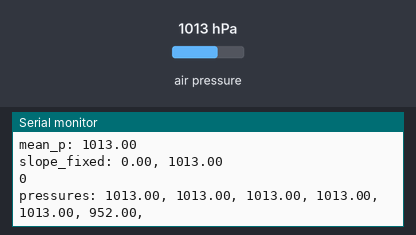
Recording of a sketch running on a simulated ESP32. On the bench: the last lines printed to the serial monitor. Inputs (shaded band) come from the test bench; at power-on: air pressure 1013 hPa.

Above: at 1.2 s.
1.3 s: air pressure set to 952 hPa
At 1.51 s:
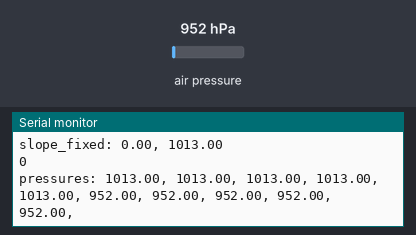
3.5 s: air pressure set to 975 hPa
At 3.87 s:
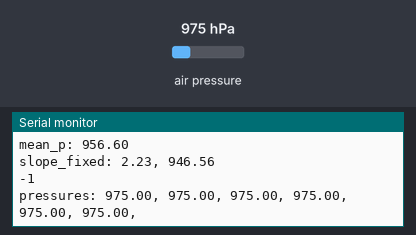
Timing chart, 0 to 6.5 s (numbered marks = the images above; inputs shaded):
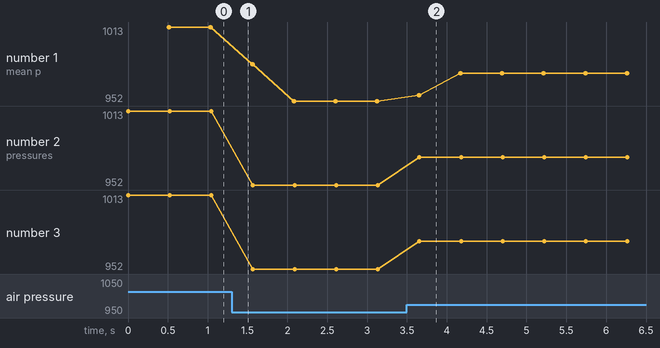

The sketch:

PressureTest_2.ino
```cpp
#include <Wire.h>
#include <Adafruit_Sensor.h>
#include <Adafruit_BME280.h>
#include <math.h>
Adafruit_BME280 bme;

const int data_amount = 10;           // データ取得量
const int sensor_dist = 50;           // センサの取得間隔[ms]
const float press2height = -10/1.2;   // 気圧から高度に変換する比率

const float base = 0.5;               // 暫定の比較基準[m/s]

struct Slope{
  float a;      // 近似直線の傾き
  float b;      // 近似直線の切片
};

void setup() {
  Serial.begin(115200);
  Wire.begin(21, 22); // sda, scl
  bool status;
  status = bme.begin(0x76);
  while (!status) {
    Serial.println("BME280 sensorが使えません");
    delay(1000);
  }
}

void loop() {
  int current_trend = get_trend(base);
  Serial.println(current_trend);
}

/* 近似直線の傾きと切片を求める */
Slope get_slope(float datas[], int data_length, float mean_i, float mean_d){  // (配列、配列の長さ、インデックス平均、データ平均)
  Slope slope;
  float covariance = 0;                   // インデックスとデータの共分散(*データ数)
  float variance_i = 0;                   // インデックスの分散(*データ数)

  for (int i=0; i<data_amount; i++) {
    float res_i = i - mean_i;             // インデックスの偏差
    float res_d = datas[i] - mean_d;      // データの偏差
    covariance += res_i * res_d;
    variance_i += res_i * res_i;
  }
  slope.a = covariance / variance_i;      // 傾き
  slope.b = mean_d - slope.a * mean_i;    // 切片

  return slope;
}

/* 現在の上昇状態を求める */
int get_trend(float base) {
  // 気圧を取得し、インデックスと気圧の平均値を求める
  float pressures[data_amount];           // 気圧データ
  float mean_i = (data_amount - 1) / 2;   // インデックスの平均値 (除外がないのでデータ数/2)
  float mean_p = 0;                       // 気圧の平均値
  Serial.print("pressures: ");

  for (int i=0; i<data_amount; i++) {
    pressures[i] = bme.readPressure() / 100.0F;
    mean_p += pressures[i];

    Serial.print(pressures[i]);
    Serial.print(", ");
    delay(sensor_dist);                   // センサの取得間隔
  }
  mean_p /= data_amount;

  Serial.println();
  Serial.print("mean_p: ");
  Serial.println(mean_p);


  // 気圧の近似直線の傾き、切片を求める
  Slope slope_p = get_slope(pressures, data_amount, mean_i, mean_p);
  Serial.print("slope: ");
  Serial.print(slope_p.a);
  Serial.print(", ");
  Serial.println(slope_p.b);

  // 近似直線との残差を求め、残差の標準偏差も求める
  float p_residuals[data_amount];         // 近似直線との残差
  float sd_res;                           // 残差の標準偏差

  Serial.print("p_res: ");
  for (int i=0; i<data_amount; i++) {
    p_residuals[i] = pressures[i] - (slope_p.a * i + slope_p.b);
    sd_res += p_residuals[i] * p_residuals[i];

    Serial.print(p_residuals[i]);
    Serial.print(", ");
  }
  sd_res = sqrt(sd_res / data_amount);

  Serial.println();
  Serial.print("sd_res: ");
  Serial.println(sd_res);

  // 外れ値を除いた気圧データで平均値を求める
  mean_i = 0, mean_p = 0;                 // 平均値をリセット

  Serial.print("Except: ");
  for (int i=0; i<data_amount; i++) {
    // 残差の絶対値が標準偏差の3倍を超えるなら除外
    if (abs(p_residuals[i]) > 3*sd_res) {
      Serial.print(p_residuals[i]);
      Serial.print(", ");

      pressures[i] -= p_residuals[i];     // 外れ値なら近似直線上の値として扱う
    }
    mean_i += i;
    mean_p += pressures[i];
  }
  mean_i /= data_amount;
  mean_p /= data_amount;

  Serial.println();
  Serial.print("mean_p: ");
  Serial.println(mean_p);

  // 外れ値を除いた気圧データで傾きを求める
  Slope slope_fixed = get_slope(pressures, data_amount, mean_i, mean_p);
  Serial.print("slope_fixed: ");
  Serial.print(slope_fixed.a);
  Serial.print(", ");
  Serial.println(slope_fixed.b);

  float speed = slope_fixed.a * press2height / (sensor_dist / 1000.0);  // 上昇速度[m/s]を傾きから求める

  // 傾きの絶対値と閾値baseの差、傾きの正負の2つを求め、上昇なら1、安定なら0、下降なら-1を返す
  if (abs(speed) < base)  return  0;  // 安定
  else if (speed > 0)     return  1;  // 上昇
  else                    return -1;  // 下降
}

/* 機体の上昇状態がbaseになるまで待機する */
void compare(float base) {
  while (1) {
    if (get_trend(base)) break;
  }
}
```

Measured:
- after the input at 1.3 s, the serial monitor: prints a new line after 0.05 s (image 1)
- after the input at 3.5 s, the serial monitor: prints a new line after 0.15 s (image 2)
- plotted number 1: 1013 → 952 after the input at 1.3 s, 952 → 975 after the input at 3.5 s
- plotted number 2: 1013 → 952 after the input at 1.3 s, 952 → 975 after the input at 3.5 s
- plotted number 3: 1013 → 952 after the input at 1.3 s, 952 → 975 after the input at 3.5 s
